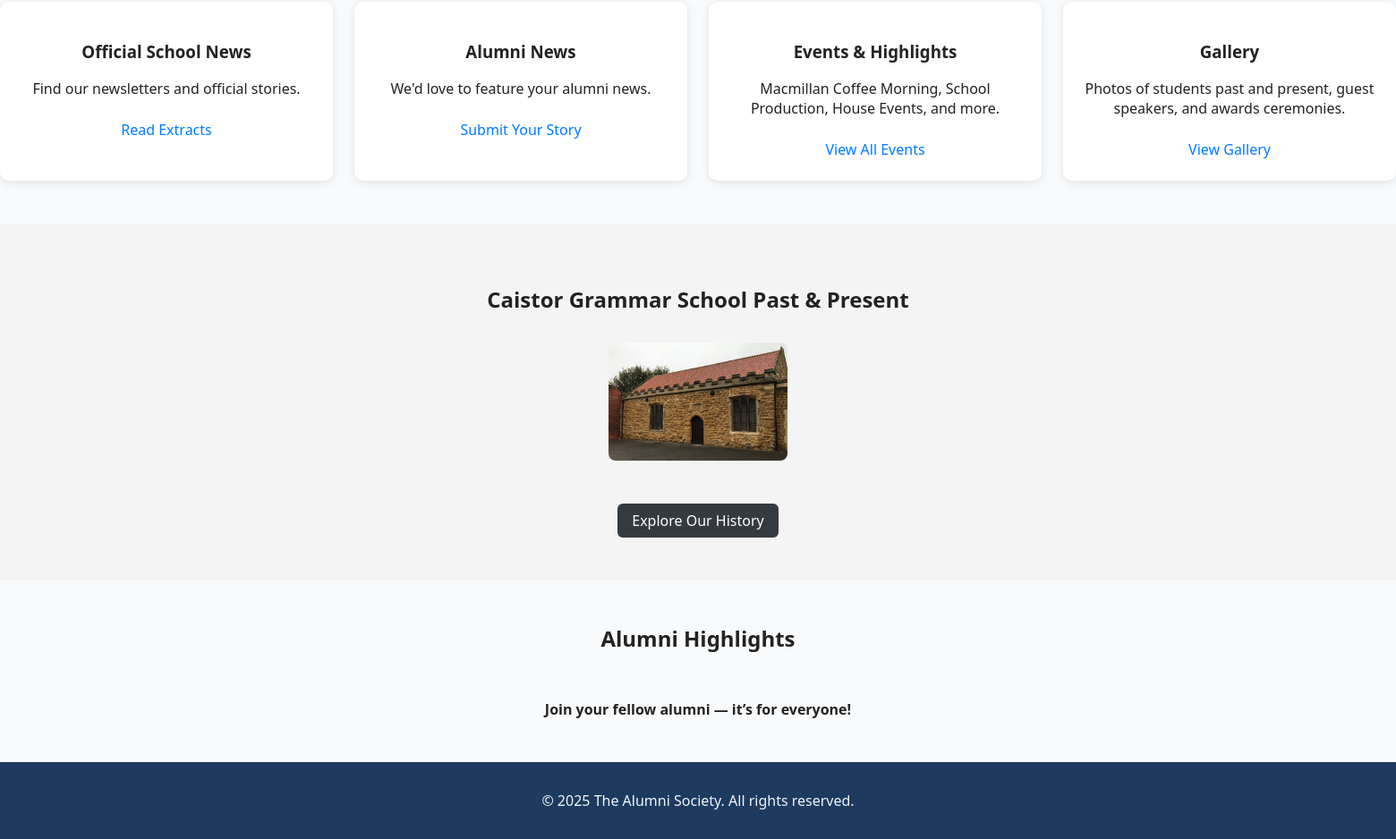
/ (signed in, lower part), run on an earlier commit of the app's database.
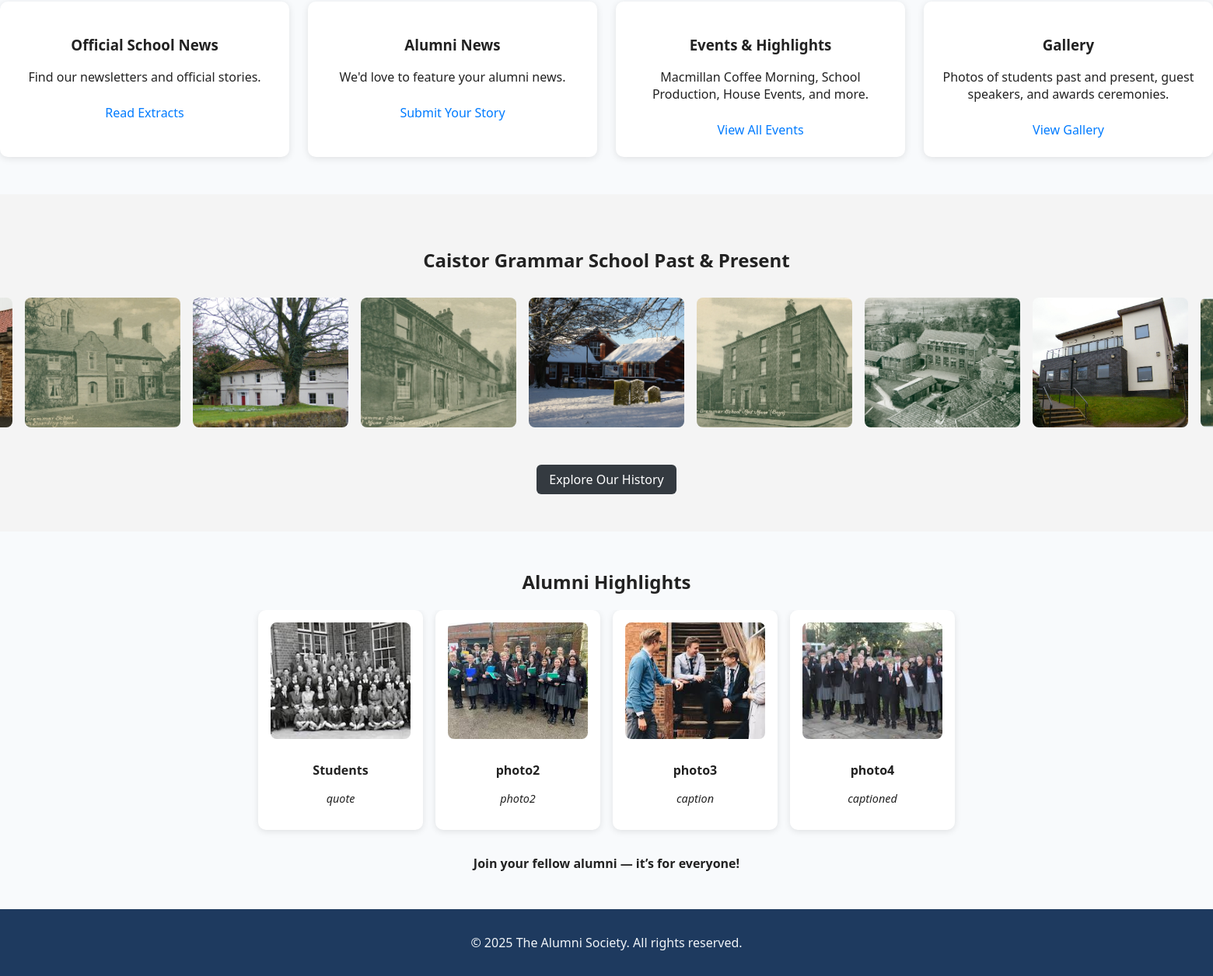
And on a later commit of the database.
### schools/models.py (models this page shows, shortened)
class School(models.Model):
    name = models.CharField(max_length=255, unique=True)
    logo = models.ImageField(upload_to="school_logos/", blank=True, null=True)
    description = models.TextField(blank=True)
    address = models.TextField(blank=True)
    banner_image = models.ImageField(upload_to="school_banners/", blank=True, null=True)

class HistoricalImage(models.Model):
    school = models.ForeignKey(School, on_delete=models.CASCADE, related_name="historical_images")
    image = models.ImageField(upload_to="school_historical_images/")
    caption = models.CharField(max_length=255, blank=True)

class AlumniHighlight(models.Model):
    school = models.ForeignKey(School, on_delete=models.CASCADE, related_name="alumni_highlights")
    photo = models.ImageField(upload_to="school_alumni_images/")
    name = models.CharField(max_length=255)
    quote = models.TextField(blank=True)

### Main/views.py (the view)
# urls.py: path('', views.homepage, name='homepage'),
def homepage(request):
    if request.user.is_authenticated:
        if request.user.school:
            return render(request, 'schools/school_home.html', {'school': request.user.school})
        else:
            return render(request, 'Main/homepage.html', {'message': 'You are not assigned to a school yet.'})
    else:
        return render(request, 'Main/homepage.html')

### schools/templates/schools/school_home.html (shortened to what this page needs)
{% extends "Main/base.html" %}
{% load static %}
{% block content %}
<div class="school_homepage">
    <section class="school_featureboxes">
        <div class="school_box">
            <h3>Official School News</h3>
            <p>Find our newsletters and official stories.</p>
            <a href="{% url 'community:story_list' %}">Read Extracts</a>
        </div>
        <div class="school_box">
            <h3>Alumni News</h3>
            <p>We'd love to feature your alumni news.</p>
            <a href="{% url 'news:updates' %}">Submit Your Story</a>
        </div>
        <div class="school_box">
            <h3>Events & Highlights</h3>
            <p>Macmillan Coffee Morning, School Production, House Events, and more.</p>
            <a href="{% url 'events:event_list' %}">View All Events</a>
        </div>
        <div class="school_box">
            <h3>Gallery</h3>
            <p>Photos of students past and present, guest speakers, and awards ceremonies.</p>
            <a href="{% url 'community:gallery' %}">View Gallery</a>
        </div>
    </section>
    <section class="school_history">
        <h2>{{ school.name }} Past & Present</h2>
        <div class="school_history_images">
            {% for image in school.historical_images.all %}
                <img src="{{ image.image.url }}" alt="{{ image.caption }}">
            {% endfor %}
        </div>
        <a href="#">Explore Our History</a>
    </section>
    <section class="school_alumni_slider">
        <h2>Alumni Highlights</h2>
        <div class="alumni_slider_container">
            {% for alumni in school.alumni_highlights.all %}
            <div class="alumni_slide">
                <img src="{{ alumni.photo.url }}" alt="{{ alumni.name }}">
                <p class="alumni_name">{{ alumni.name }}</p>
                <p class="alumni_quote">{{ alumni.quote }}</p>
            </div>
            {% endfor %}
        </div>
        <p class="alumni_cta">Join your fellow alumni — it’s for everyone!</p>
    </section>
</div>
{% endblock %}

### Main/templates/Main/base.html (shortened to what this page needs)
<!DOCTYPE html>
<html lang="en">
<head>
    {% load static %}
    <link rel="stylesheet" href="{% static 'Main/style.css' %}">
</head>
<body>
    <main>
        {% block content %}
        {% endblock %}
    </main>
    <footer>
        <p>&copy; {{ year|default:2025 }} The Alumni Society. All rights reserved.</p>
    </footer>
</body>
</html>

### Main/static/Main/style.css (style rules this page uses)
footer { background: #1e3a5f; padding: 1rem 0; text-align: center; color: #f1f5f9; }
body { display: flex; flex-direction: column; min-height: 100vh; margin: 0; padding: 0; font-family: 'Segoe UI', Arial, sans-serif; background-color: #f8fafc; color: #222; }
main { flex: 1; }
.school_featureboxes { display: flex; flex-wrap: wrap; gap: 1.5rem; margin: 3rem 0; }
.school_box { flex: 1 1 250px; background: #fff; padding: 1.5rem; border-radius: 10px; box-shadow: 0 2px 10px rgba(0,0,0,0.1); text-align: center; }
.school_box a { display: inline-block; margin-top: 0.5rem; color: #007bff; text-decoration: none; font-weight: 500; }
.school_history { background: #f4f4f4; padding: 3rem 1rem; text-align: center; }
.school_history_images { display: flex; justify-content: center; gap: 1rem; margin: 2rem 0; }
.school_history_images img { width: 200px; height: auto; border-radius: 8px; object-fit: cover; }
.school_history a { display: inline-block; margin-top: 1rem; padding: 0.5rem 1rem; background: #343a40; color: #fff; border-radius: 6px; text-decoration: none; }
.school_alumni_slider { margin: 3rem 0; text-align: center; }
.alumni_slider_container { display: flex; gap: 1rem; padding-bottom: 1rem; overflow-x: auto; justify-content: center; flex-wrap: nowrap; scroll-snap-type: x mandatory; }
.alumni_slide { flex: 0 1 180px; max-width: 180px; background: #fff; border-radius: 10px; padding: 1rem; box-shadow: 0 2px 8px rgba(0,0,0,0.1); text-align: center; scroll-snap-align: start; }
.alumni_slide img { width: 100%; height: 150px; object-fit: cover; border-radius: 8px; margin-bottom: 0.5rem; }
.alumni_name { font-weight: bold; }
.alumni_quote { font-size: 0.9rem; font-style: italic; }
.alumni_cta { margin-top: 1rem; font-weight: bold; }

What changed in the data, as far as the page shows it:
added HistoricalImage: image (picture)
added HistoricalImage: image (picture)
added HistoricalImage: image (picture)
added HistoricalImage: image (picture)
added HistoricalImage: image (picture)
added HistoricalImage: image (picture)
added HistoricalImage: image (picture)
added HistoricalImage: image (picture)
added AlumniHighlight: photo (picture), name "Students", quote "quote"
added AlumniHighlight: photo (picture), name "photo2", quote "photo2"
added AlumniHighlight: photo (picture), name "photo3", quote "caption"
added AlumniHighlight: photo (picture), name "photo4", quote "captioned"
